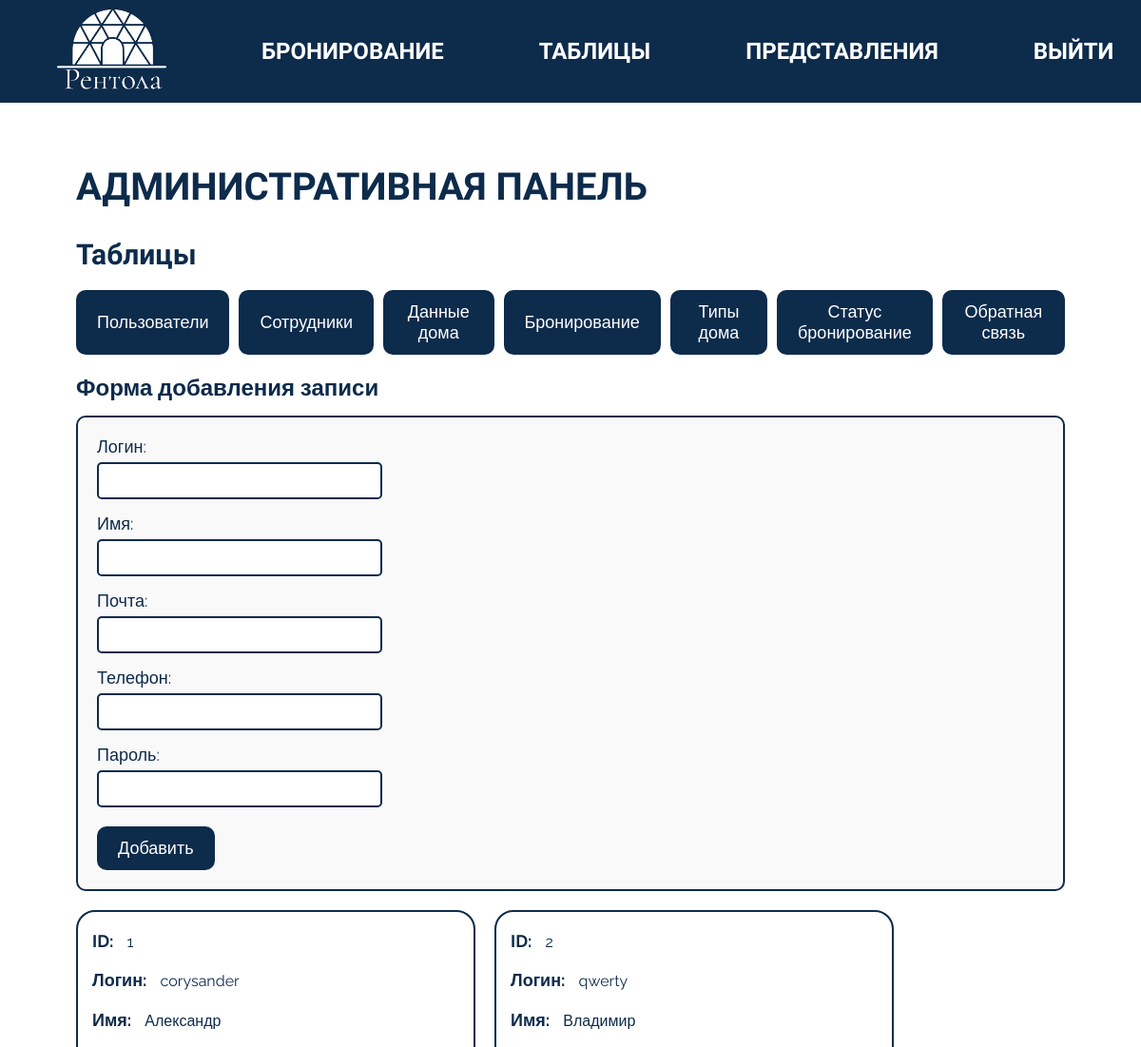
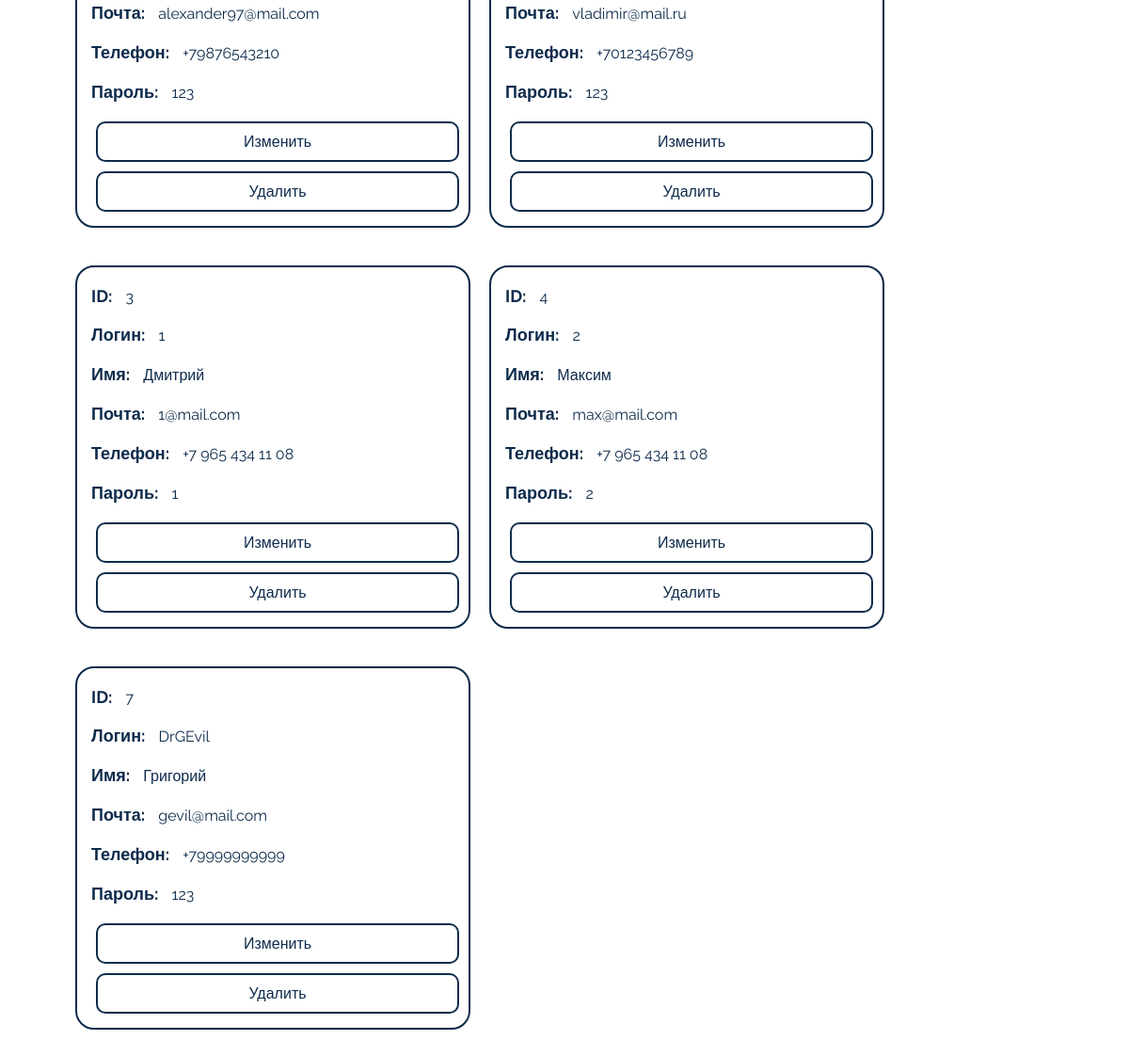
Page /admin-panel.php?section=tables (signed in) on the committed database (2 pictures, top to bottom).
### tables this page shows
CREATE TABLE `users` (
  `ID_User` int(11) NOT NULL,
  `Login` varchar(50) NOT NULL,
  `Name` varchar(100) NOT NULL,
  `Mail` varchar(100) NOT NULL,
  `Phone_number` varchar(20) NOT NULL,
  `Password` varchar(50) NOT NULL
);

### admin-panel.php (the view, shortened to what this page needs)
<?php
include_once 'db.php';
$current_section = isset($_GET['section']) ? $_GET['section'] : 'booking';
$section_title = [
    'booking' => 'Бронирование',
    'tables' => 'Таблицы',
    'display' => 'Представления'
][$current_section] ?? 'Бронирование';
$tables = [
    'users' => 'Пользователи',
    'staff' => 'Сотрудники',
    'house_data' => 'Данные дома',
    'booking' => 'Бронирование',
    'types_of_house' => 'Типы дома',
    'status_of_booking' => 'Статус бронирование',
    'feedback' => 'Обратная связь'
];
$id_fields = [
    'users' => 'ID_User',
    'staff' => 'ID_Staff',
    'house_data' => 'ID_House',
    'booking' => 'ID_Booking',
    'types_of_house' => 'ID_Type_of_house',
    'status_of_house' => '',
    'status_of_booking' => 'ID_Status_of_booking',
    'feedback' => 'ID_Feedback'
];
$fields = [
    'users' => ['Login' => 'Логин', 'Name' => 'Имя', 'Mail' => 'Почта', 'Phone_number' => 'Телефон', 'Password' => 'Пароль'],
    'staff' => ['Login' => 'Логин', 'Full_name' => 'ФИО', 'Password' => 'Пароль'],
    'house_data' => ['Hause_name' => 'Название', 'House_photo' => 'Фотография', 'House_number' => 'Номер дома', 'Zone_number' => 'Номер зоны', 'Available' => 'Доступен', 'Adult_price' => 'Цена для взрослого', 'Child_price' => 'Цена для ребенка', 'ID_Type_of_house' => 'Тип дома'],
    'booking' => ['Arrival_date' => 'Дата заезда', 'Departure_date' => 'Дата отъезда', 'Number_of_adoults' => 'Кол-во взрослых', 'Number_of_children' => 'Кол-во детей', 'Final_price' => 'Итоговая цена', 'Date_of_proceccing' => 'Дата обработки', 'ID_User' => 'Пользователь', 'ID_Staff' => 'Сотрудник', 'ID_House' => 'Дом', 'ID_Status_of_booking' => 'Статус'],
    'types_of_house' => ['Type_of_house' => 'Название'],
    'status_of_booking' => ['Status_of_booking' => 'Название статуса'],
    'feedback' => ['Full_name' => 'ФИО', 'Phone_number' => 'Телефон', 'Mail' => 'Почта', 'Question' => 'Вопрос', 'Date_of_creation' => 'Дата создания', 'ID_User' => 'Пользователь']
];
$foreign_data = [
    'ID_User' => mysqli_query($conn, "SELECT ID_User, CONCAT(Name, ' (', Login, ')') as Name FROM users") ?: [],
    'ID_Staff' => mysqli_query($conn, "SELECT ID_Staff, Full_name FROM staff") ?: [],
    'ID_House' => mysqli_query($conn, "SELECT ID_House, Hause_name FROM house_data") ?: [],
    'ID_Type_of_house' => mysqli_query($conn, "SELECT ID_Type_of_house, Type_of_house FROM types_of_house") ?: [],
    'ID_Status_of_booking' => mysqli_query($conn, "SELECT ID_Status_of_booking, Status_of_booking FROM status_of_booking") ?: []
];
?>
<!DOCTYPE html>
<html lang="ru">
<head>
    <link rel="stylesheet" href="css/admin-panel.css">
</head>
<body>
    <header class="header">
        <div class="header__logo">
            <img src="img/logo/logo.png" alt="Лого Рентола" class="header__logo-img">
        </div>
        <nav class="header__nav">
            <a href="?section=booking" class="header__link header__link_type_booking">БРОНИРОВАНИЕ</a>
            <a href="?section=tables" class="header__link header__link_type_tables">ТАБЛИЦЫ</a>
            <a href="?section=display" class="header__link header__link_type_display">ПРЕДСТАВЛЕНИЯ</a>
            <a href="account.php" class="header__link header__link_type_exit">ВЫЙТИ</a>
        </nav>
    </header>
    <div class="block-1">
        <h1 class="block-1__title">АДМИНИСТРАТИВНАЯ ПАНЕЛЬ</h1>
        <h2 class="block-1__subtitle"><?php echo htmlspecialchars($section_title); ?></h2>
        <?php if ($current_section === 'tables'): ?>
            <div class="block-1__table-buttons">
                <?php foreach ($tables as $table_key => $table_name): ?>
                    <button class="block-1__table-btn <?php echo (isset($_GET['table']) && $_GET['table'] === $table_key) ? 'active' : ''; ?>"
                            data-table="<?php echo $table_key; ?>">
                        <?php echo htmlspecialchars($table_name); ?>
                    </button>
                <?php endforeach; ?>
            </div>
            <div class="block-1__content">
                <div class="block-1__main-section">
                    <div class="block-1__add-section">
                        <h3 class="block-1__form-title">Форма добавления записи</h3>
                        <form method="POST" enctype="multipart/form-data" class="block-1__add-form" id="addForm">
                            <?php
                            $selected_table = isset($_GET['table']) ? $_GET['table'] : 'users';
                            foreach ($fields[$selected_table] as $field => $label):
                                if (in_array($field, ['ID_User', 'ID_Staff', 'ID_House', 'ID_Type_of_house', 'ID_Status_of_booking'])): ?>
                                    <div class="block-1__form-group">
                                        <label><?php echo htmlspecialchars($label); ?>:</label>
                                        <select name="<?php echo $field; ?>" class="block-1__form-input" required>
                                            <option value="">Не выбрано</option>
                                            <?php
                                            $foreign_key = $field;
                                            $result = $foreign_data[$foreign_key];
                                            if ($result === false) {
                                                echo "<option value=''>Ошибка загрузки данных</option>";
                                            } else {
                                                while ($row = mysqli_fetch_assoc($result)) {
                                                    $id = $row[array_keys($row)[0]];
                                                    $name = $row[array_keys($row)[1]];
                                                    echo "<option value='$id'>$name</option>";
                                                }
                                                mysqli_data_seek($foreign_data[$foreign_key], 0);
                                            }
                                            ?>
                                        </select>
                                    </div>
                                <?php elseif ($field === 'Mail' && in_array($selected_table, ['users', 'feedback'])): ?>
                                    <div class="block-1__form-group">
                                        <label><?php echo htmlspecialchars($label); ?>:</label>
                                        <input type="email" name="<?php echo $field; ?>" class="block-1__form-input"
                                               pattern="[^@\s]+@[^@\s]+\.[^@\s]+"
                                               title="Введите корректный email (например, example@domain.com)" required>
                                    </div>
                                <?php elseif ($field !== 'ID_Booking' || $selected_table !== 'booking'): ?>
                                    <div class="block-1__form-group">
                                        <label><?php echo htmlspecialchars($label); ?>:</label>
                                        <input type="text" name="<?php echo $field; ?>" class="block-1__form-input" required>
                                    </div>
                                <?php endif;
                            endforeach; ?>
                            <button type="submit" class="block-1__submit-btn">Добавить</button>
                        </form>
                    </div>
                    <div class="block-1__cards-section">
                        <div class="block-1__cards">
                            <?php
                            $selected_table = isset($_GET['table']) ? $_GET['table'] : 'users';
                            $result = mysqli_query($conn, "SELECT * FROM $selected_table");
                            if ($result === false) {
                                echo "<p style='color: red;'>Ошибка выполнения запроса: " . mysqli_error($conn) . "</p>";
                            } else {
                                if (mysqli_num_rows($result) > 0) {
                                    while ($row = mysqli_fetch_assoc($result)): ?>
                                        <div class="block-1__card">
                                            <?php if (in_array($selected_table, ['users', 'staff', 'house_data', 'booking', 'types_of_house', 'feedback'])): ?>
                                                <div class="block-1__card-item">
                                                    <span class="block-1__card-label">ID:</span>
                                                    <span class="block-1__card-value"><?php echo htmlspecialchars($row[$id_fields[$selected_table]] ?? 'N/A'); ?></span>
                                                </div>
                                            <?php endif; ?>
                                            <?php foreach ($fields[$selected_table] as $field => $label):
                                                $display_value = $row[$field] ?? 'N/A';
                                                ?>
                                                <div class="block-1__card-item">
                                                    <span class="block-1__card-label"><?php echo htmlspecialchars($label); ?>:</span>
                                                    <span class="block-1__card-value"><?php echo htmlspecialchars($display_value); ?></span>
                                                </div>
                                            <?php endforeach; ?>
                                            <div class="block-1__card-actions">
                                                <a href="?section=tables&table=<?php echo $selected_table; ?>&edit=<?php echo $row[$id_fields[$selected_table]] ?? ''; ?>"
                                                   class="block-1__edit-btn">Изменить</a>
                                                <a href="?section=tables&table=<?php echo $selected_table; ?>&delete=<?php echo $row[$id_fields[$selected_table]] ?? ''; ?>"
                                                   class="block-1__delete-btn" onclick="return confirm('Удалить запись?')">Удалить</a>
                                            </div>
                                        </div>
                                    <?php endwhile;
                                } else {
                                    echo "<p>Нет записей в таблице $selected_table.</p>";
                                }
                            }
                            ?>
                        </div>
                    </div>
                </div>
            </div>
        <?php endif; ?>
    </div>
</body>
</html>

### css/admin-panel.css (style rules this page uses)
* { margin: 0; padding: 0; box-sizing: border-box; }
body { font-family: 'Raleway', sans-serif; }
.header { padding: 0 60px; display: flex; align-items: center; font-family: 'Halant', sans-serif; font-weight: 600; color: #fff; background-color: #0D2B4B; }
.header__logo-img { width: 115px; cursor: default; }
.header__nav { display: flex; gap: 100px; margin-left: 100px; }
.header__link { color: #fff; text-decoration: none; font-size: 24px; position: relative; display: inline-block; }
.header__link::after { content: ''; position: absolute; width: 0; height: 2px; bottom: -5px; left: 50%; background: #fff; transition: width 0.3s ease, left 0s ease 0.3s; }
.block-1 { margin: 45px 60px; padding: 20px; }
.block-1__title { font-family: 'Tahoma', sans-serif; font-size: 40px; font-weight: bold; color: #0D2B4B; padding-bottom: 30px; text-align: left; }
.block-1__subtitle { font-family: 'Tahoma', sans-serif; font-size: 30px; font-weight: bold; color: #0D2B4B; padding-bottom: 20px; }
.block-1__table-buttons { display: flex; gap: 10px; margin-bottom: 20px; }
.block-1__table-btn { padding: 10px 20px; font-size: 18px; background-color: #0D2B4B; color: #fff; border: 2px solid #0D2B4B; border-radius: 10px; cursor: pointer; font-family: 'Raleway', sans-serif; transition: background-color 0.3s ease, color 0.3s ease; }
.block-1__content { display: flex; gap: 20px; }
.block-1__main-section { flex: 3; display: flex; flex-direction: column; gap: 20px; }
.block-1__add-section { flex: 1; }
.block-1__cards-section { flex: 1; }
.block-1__form-title { font-size: 24px; font-weight: bold; color: #0D2B4B; margin-bottom: 15px; }
.block-1__add-form, .block-1__edit-form { background: #f9f9f9; padding: 20px; border: 2px solid #0D2B4B; border-radius: 10px; }
.block-1__form-group { margin-bottom: 15px; }
.block-1__form-group label { font-size: 18px; margin-bottom: 5px; display: block; color: #0D2B4B; }
.block-1__form-input { width: 100%; max-width: 300px; padding: 8px; font-size: 16px; border: 2px solid #0D2B4B; border-radius: 5px; font-family: 'Raleway', sans-serif; }
.block-1__submit-btn { padding: 10px 20px; font-size: 18px; background-color: #0D2B4B; color: #fff; border: 2px solid #0D2B4B; border-radius: 10px; cursor: pointer; font-family: 'Raleway', sans-serif; margin-top: 5px; }
.block-1__cards { display: flex; flex-wrap: wrap; gap: 20px; justify-content: flex-start; }
.block-1__card { background: #fff; padding: 15px; border: 2px solid #0D2B4B; border-radius: 20px; width: 100%; max-width: 420px; margin-bottom: 20px; }
.block-1__card-item { margin-bottom: 10px; padding: 5px 0; }
.block-1__card-label { font-weight: bold; margin-right: 10px; color: #0D2B4B; font-size: 18px; }
.block-1__card-value { color: #0D2B4B; font-size: 16px; word-break: break-word; }
.block-1__card-actions { margin-top: 15px; display: flex; flex-direction: column; gap: 10px; width: 100%; }
.block-1__edit-btn, .block-1__delete-btn { padding: 10px 20px; font-size: 16px; border: 2px solid #0D2B4B; border-radius: 10px; cursor: pointer; background-color: transparent; color: #0D2B4B; text-decoration: none; display: block; text-align: center; width: 100%; box-sizing: border-box; margin-left: 5px; margin-right: 5px; }

### rows in the picture
users: ID_User "1", label "Логин", Login "corysander", label "Имя", Name "Александр", label "Почта", Mail "alexander97@mail.com", label "Телефон", Phone_number "+79876543210", label "Пароль", Password "123"
users: ID_User "2", label "Логин", Login "qwerty", label "Имя", Name "Владимир", label "Почта", Mail "vladimir@mail.ru", label "Телефон", Phone_number "+70123456789", label "Пароль", Password "123"
users: ID_User "3", label "Логин", Login "1", label "Имя", Name "Дмитрий", label "Почта", Mail "1@mail.com", label "Телефон", Phone_number "+7 965 434 11 08", label "Пароль", Password "1"
users: ID_User "4", label "Логин", Login "2", label "Имя", Name "Максим", label "Почта", Mail "max@mail.com", label "Телефон", Phone_number "+7 965 434 11 08", label "Пароль", Password "2"
users: ID_User "7", label "Логин", Login "DrGEvil", label "Имя", Name "Григорий", label "Почта", Mail "gevil@mail.com", label "Телефон", Phone_number "+79999999999", label "Пароль", Password "123"

### other values in the picture
$section_title "Таблицы"
$table_name "Пользователи"
$table_name "Сотрудники"
$table_name "Данные дома"
$table_name "Бронирование"
$table_name "Типы дома"
$table_name "Статус бронирование"
$table_name "Обратная связь"
$label "Логин"
$label "Имя"
$label "Почта"
$label "Телефон"
$label "Пароль"
